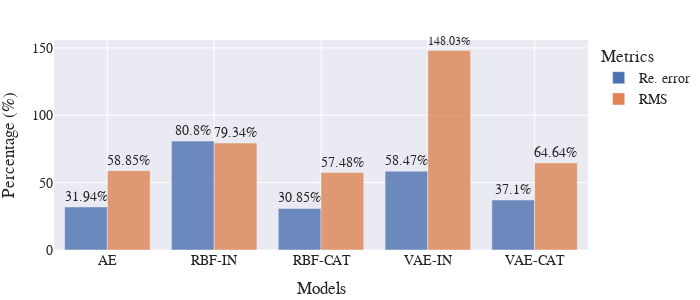

The notebook cell saved with this chart:
### Code cell
keys = list(comp_df.keys())
x = [k for k in keys for _ in range(2)]
y = []
for k in keys:
    y += [comp_df[k][metric][0][0] for metric in METRICS]
df_formatted = dict(Models=x, Percentage=y, Metrics=METRICS_RENAME*len(keys))
fig = plot_bar(results=df_formatted, title="Generation performance of LSTM compared to MoE", 
        width=700, add_hline=False)
save_plot(fig, "img/ref/MoE_vs_LSTM.svg")
fig.show()

### Figure 1 — Plotly figure (JSON) as saved in the notebook; plotly's stock layout.template omitted (floating-point values rounded to 4 significant figures)
{"data": [{"alignmentgroup": "True", "cliponaxis": false, "hovertemplate": "Metrics=Re. error<br>Models=%{x}<br>Percentage=%{text}<extra></extra>", "legendgroup": "Re. error", "marker": {"color": "rgb(76,114,176)", "opacity": 0.8, "pattern": {"shape": ""}}, "name": "Re. error", "offsetgroup": "Re. error", "orientation": "v", "showlegend": true, "text": [31.94, 80.8, 30.85, 58.47, 37.1], "textposition": "outside", "texttemplate": "%{text}%", "type": "bar", "x": ["AE", "RBF-IN", "RBF-CAT", "VAE-IN", "VAE-CAT"], "xaxis": "x", "y": [31.94, 80.8, 30.85, 58.47, 37.1], "yaxis": "y"}, {"alignmentgroup": "True", "cliponaxis": false, "hovertemplate": "Metrics=RMS<br>Models=%{x}<br>Percentage=%{text}<extra></extra>", "legendgroup": "RMS", "marker": {"color": "rgb(221,132,82)", "opacity": 0.8, "pattern": {"shape": ""}}, "name": "RMS", "offsetgroup": "RMS", "orientation": "v", "showlegend": true, "text": [58.85, 79.34, 57.48, 148.0, 64.64], "textposition": "outside", "texttemplate": "%{text}%", "type": "bar", "x": ["AE", "RBF-IN", "RBF-CAT", "VAE-IN", "VAE-CAT"], "xaxis": "x", "y": [58.85, 79.34, 57.48, 148.0, 64.64], "yaxis": "y"}], "layout": {"barmode": "group", "font": {"family": "Serif", "size": 14}, "height": 300, "legend": {"title": {"text": "Metrics"}, "tracegroupgap": 0}, "margin": {"b": 5, "l": 5, "r": 5, "t": 40}, "width": 700, "xaxis": {"anchor": "y", "domain": [0, 1], "title": {"text": "Models"}}, "yaxis": {"anchor": "x", "domain": [0, 1], "title": {"text": "Percentage (%)"}}}}
